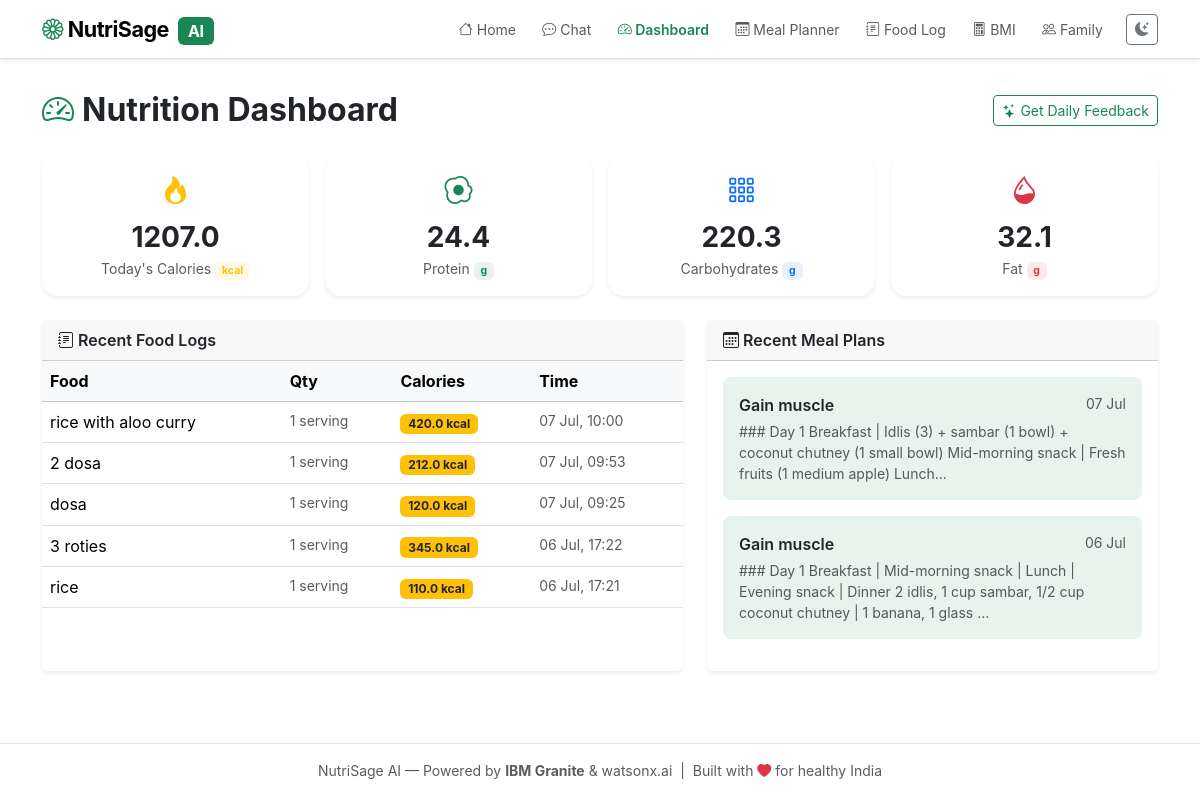
/dashboard, run on the app's committed database.
### database/models.py (models this page shows, shortened)
class FoodLog(db.Model):
    __tablename__ = "food_logs"
    id         = db.Column(db.Integer, primary_key=True)
    member_id  = db.Column(db.Integer, db.ForeignKey("family_members.id"), nullable=True)
    food_name  = db.Column(db.String(200), nullable=False)
    quantity   = db.Column(db.String(100), default="1 serving")
    calories   = db.Column(db.Float, default=0)
    protein_g  = db.Column(db.Float, default=0)
    carbs_g    = db.Column(db.Float, default=0)
    fat_g      = db.Column(db.Float, default=0)
    notes      = db.Column(db.Text, default="")
    logged_at  = db.Column(db.DateTime, default=datetime.utcnow)

class MealPlan(db.Model):
    __tablename__ = "meal_plans"
    id         = db.Column(db.Integer, primary_key=True)
    member_id  = db.Column(db.Integer, db.ForeignKey("family_members.id"), nullable=True)
    goal       = db.Column(db.String(100))
    plan_text  = db.Column(db.Text, nullable=False)
    created_at = db.Column(db.DateTime, default=datetime.utcnow)

### app.py (the view)
@app.route("/dashboard")
def dashboard():
    logs  = FoodLog.query.order_by(FoodLog.logged_at.desc()).limit(7).all()
    plans = MealPlan.query.order_by(MealPlan.created_at.desc()).limit(3).all()
    return render_template("dashboard.html", logs=logs, plans=plans)

### templates/dashboard.html (shortened to what this page needs)
{% extends "base.html" %}
{% block content %}
<div class="d-flex align-items-center mb-4">
  <h2 class="fw-bold mb-0"><i class="bi bi-speedometer2 text-success me-2"></i>Nutrition Dashboard</h2>
  <button class="btn btn-sm btn-outline-success ms-auto" id="feedbackBtn"><i class="bi bi-stars me-1"></i>Get Daily Feedback</button>
</div>
<div class="row g-3 mb-4" id="summaryCards">
  {% set total_cal     = logs | sum(attribute='calories')  if logs else 0 %}
  {% set total_protein = logs | sum(attribute='protein_g') if logs else 0 %}
  {% set total_carbs   = logs | sum(attribute='carbs_g')   if logs else 0 %}
  {% set total_fat     = logs | sum(attribute='fat_g')     if logs else 0 %}
  {% for label, value, unit, icon, color in [
    ("Today's Calories",  total_cal|round(0),     "kcal", "bi-fire",          "warning"),
    ("Protein",           total_protein|round(1), "g",    "bi-egg-fried",     "success"),
    ("Carbohydrates",     total_carbs|round(1),   "g",    "bi-grid-3x3-gap",  "primary"),
    ("Fat",               total_fat|round(1),     "g",    "bi-droplet-half",  "danger"),
  ] %}
  <div class="col-6 col-md-3">
    <div class="card border-0 shadow-sm text-center p-3 stat-card">
      <i class="bi {{ icon }} text-{{ color }} fs-3 mb-1"></i>
      <div class="fs-3 fw-bold">{{ value }}</div>
      <div class="text-muted small">{{ label }} <span class="badge bg-{{ color }} bg-opacity-10 text-{{ color }}">{{ unit }}</span></div>
    </div>
  </div>
  {% endfor %}
</div>
<div class="row g-4">
  <div class="col-12 col-md-7">
    <div class="card border-0 shadow-sm h-100">
      <div class="card-header fw-semibold"><i class="bi bi-journal-text me-1"></i>Recent Food Logs</div>
      <div class="card-body p-0">
        {% if logs %}
        <div class="table-responsive">
          <table class="table table-hover mb-0">
            <thead class="table-light"><tr><th>Food</th><th>Qty</th><th>Calories</th><th>Time</th></tr></thead>
            <tbody>
              {% for l in logs %}
              <tr>
                <td>{{ l.food_name }}</td>
                <td class="text-muted small">{{ l.quantity }}</td>
                <td><span class="badge bg-warning text-dark">{{ l.calories|round(0) }} kcal</span></td>
                <td class="text-muted small">{{ l.logged_at.strftime('%d %b, %H:%M') if l.logged_at else '' }}</td>
              </tr>
              {% endfor %}
            </tbody>
          </table>
        </div>
        {% else %}
        <div class="p-4 text-center text-muted">
          <i class="bi bi-journal-x fs-2 d-block mb-2"></i>No food logged today.
          <a href="/food-log" class="btn btn-sm btn-success mt-2">Log your first meal</a>
        </div>
        {% endif %}
      </div>
    </div>
  </div>
  <div class="col-12 col-md-5">
    <div class="card border-0 shadow-sm h-100">
      <div class="card-header fw-semibold"><i class="bi bi-calendar3 me-1"></i>Recent Meal Plans</div>
      <div class="card-body">
        {% if plans %}
          {% for p in plans %}
          <div class="mb-3 p-3 rounded-3 bg-success bg-opacity-10">
            <div class="d-flex justify-content-between mb-1">
              <span class="fw-semibold">{{ p.goal }}</span>
              <span class="text-muted small">{{ p.created_at.strftime('%d %b') if p.created_at else '' }}</span>
            </div>
            <p class="small mb-0 text-muted">{{ p.plan_text[:140] }}…</p>
          </div>
          {% endfor %}
        {% else %}
        <div class="text-center text-muted py-3">
          <i class="bi bi-calendar-x fs-2 d-block mb-2"></i>No meal plans yet.
          <a href="/meal-planner" class="btn btn-sm btn-success mt-2">Create a plan</a>
        </div>
        {% endif %}
      </div>
    </div>
  </div>
</div>
{% endblock %}

### templates/base.html (shortened to what this page needs)
<!DOCTYPE html>
<html lang="en" data-bs-theme="light">
<head>
  <link rel="stylesheet" href="https://cdn.jsdelivr.net/npm/bootstrap@5.3.3/dist/css/bootstrap.min.css"/>
  <link rel="stylesheet" href="https://cdn.jsdelivr.net/npm/bootstrap-icons@1.11.3/font/bootstrap-icons.css"/>
  <link rel="stylesheet" href="{{ url_for('static', filename='css/style.css') }}?v=3"/>
</head>
<body>
<nav class="navbar navbar-expand-lg sticky-top shadow-sm" id="mainNav">
  <div class="container">
    <a class="navbar-brand fw-bold" href="/">
      <i class="bi bi-flower1 text-success"></i> NutriSage <span class="badge bg-success fs-6 ms-1">AI</span>
    </a>
    <div class="collapse navbar-collapse" id="navMenu">
      <ul class="navbar-nav ms-auto align-items-center gap-1">
        <li class="nav-item"><a class="nav-link" href="/"><i class="bi bi-house"></i> Home</a></li>
        <li class="nav-item"><a class="nav-link" href="/chat"><i class="bi bi-chat-dots"></i> Chat</a></li>
        <li class="nav-item"><a class="nav-link" href="/dashboard"><i class="bi bi-speedometer2"></i> Dashboard</a></li>
        <li class="nav-item"><a class="nav-link" href="/meal-planner"><i class="bi bi-calendar3"></i> Meal Planner</a></li>
        <li class="nav-item"><a class="nav-link" href="/food-log"><i class="bi bi-journal-text"></i> Food Log</a></li>
        <li class="nav-item"><a class="nav-link" href="/bmi-calculator"><i class="bi bi-calculator"></i> BMI</a></li>
        <li class="nav-item"><a class="nav-link" href="/family-profiles"><i class="bi bi-people"></i> Family</a></li>
        <li class="nav-item ms-2">
          <button class="btn btn-sm btn-outline-secondary" id="themeToggle" title="Toggle theme">
            <i class="bi bi-moon-stars-fill" id="themeIcon"></i>
          </button>
        </li>
      </ul>
    </div>
  </div>
</nav>
<main class="container py-4 fade-in">
  {% block content %}{% endblock %}
</main>
<footer class="border-top mt-5 py-3 text-center text-muted small">
  <div class="container">
    NutriSage AI &mdash; Powered by <strong>IBM Granite</strong> &amp; watsonx.ai
    &nbsp;|&nbsp; Built with <i class="bi bi-heart-fill text-danger"></i> for healthy India
  </div>
</footer>
</body>
</html>

### static/css/style.css (style rules this page uses)
:root { --ns-green: #198754; --ns-green-light: #d1fae5; --ns-radius: 1rem; --ns-transition: 0.25s ease; --chat-user-bg: #198754; --chat-user-color: #ffffff; --chat-ai-bg: var(--bs-body-bg); --chat-ai-border: var(--bs-border-color); }
body { font-family: -apple-system, "Segoe UI", system-ui, sans-serif; transition: background-color var(--ns-transition), color var(--ns-transition); }
.fade-in { animation: fadeInUp 0.4s ease forwards; }
#mainNav { background: var(--bs-body-bg); border-bottom: 1px solid var(--bs-border-color); transition: background-color var(--ns-transition); }
#mainNav .navbar-brand { font-size: 1.35rem; letter-spacing: -0.5px; }
#mainNav .nav-link { font-size: 0.875rem; border-radius: 0.5rem; padding: 0.4rem 0.7rem !important; transition: background var(--ns-transition); }
#mainNav .nav-link.active { color: var(--ns-green) !important; font-weight: 600; }
.stat-card { border-radius: var(--ns-radius) !important; transition: transform var(--ns-transition); }

### data on the page
FoodLog: food_name "rice with aloo curry", quantity "1 serving", calories "420.0", logged_at "07 Jul, 10:00"
FoodLog: food_name "2 dosa", quantity "1 serving", calories "212.0", logged_at "07 Jul, 09:53"
FoodLog: food_name "dosa", quantity "1 serving", calories "120.0", logged_at "07 Jul, 09:25"
FoodLog: food_name "3 roties", quantity "1 serving", calories "345.0", logged_at "06 Jul, 17:22"
FoodLog: food_name "rice", quantity "1 serving", calories "110.0", logged_at "06 Jul, 17:21"
MealPlan: goal "Gain muscle", created_at "07 Jul", plan_text "### Day 1 Breakfast | Idlis (3) + sambar (1 bowl) + coconut chutney (1 small bowl) Mid-morning snack | Fresh fruits (1 medium apple) Lunch"
MealPlan: goal "Gain muscle", created_at "06 Jul", plan_text "### Day 1 Breakfast | Mid-morning snack | Lunch | Evening snack | Dinner 2 idlis, 1 cup sambar, 1/2 cup coconut chutney | 1 banana, 1 glass"

### other printed values
{{ value }} "1207.0" "24.4" "220.3" "32.1"
{{ label }} "Today's Calories" "Protein" "Carbohydrates" "Fat"
{{ unit }} "kcal" "g" "g" "g"
